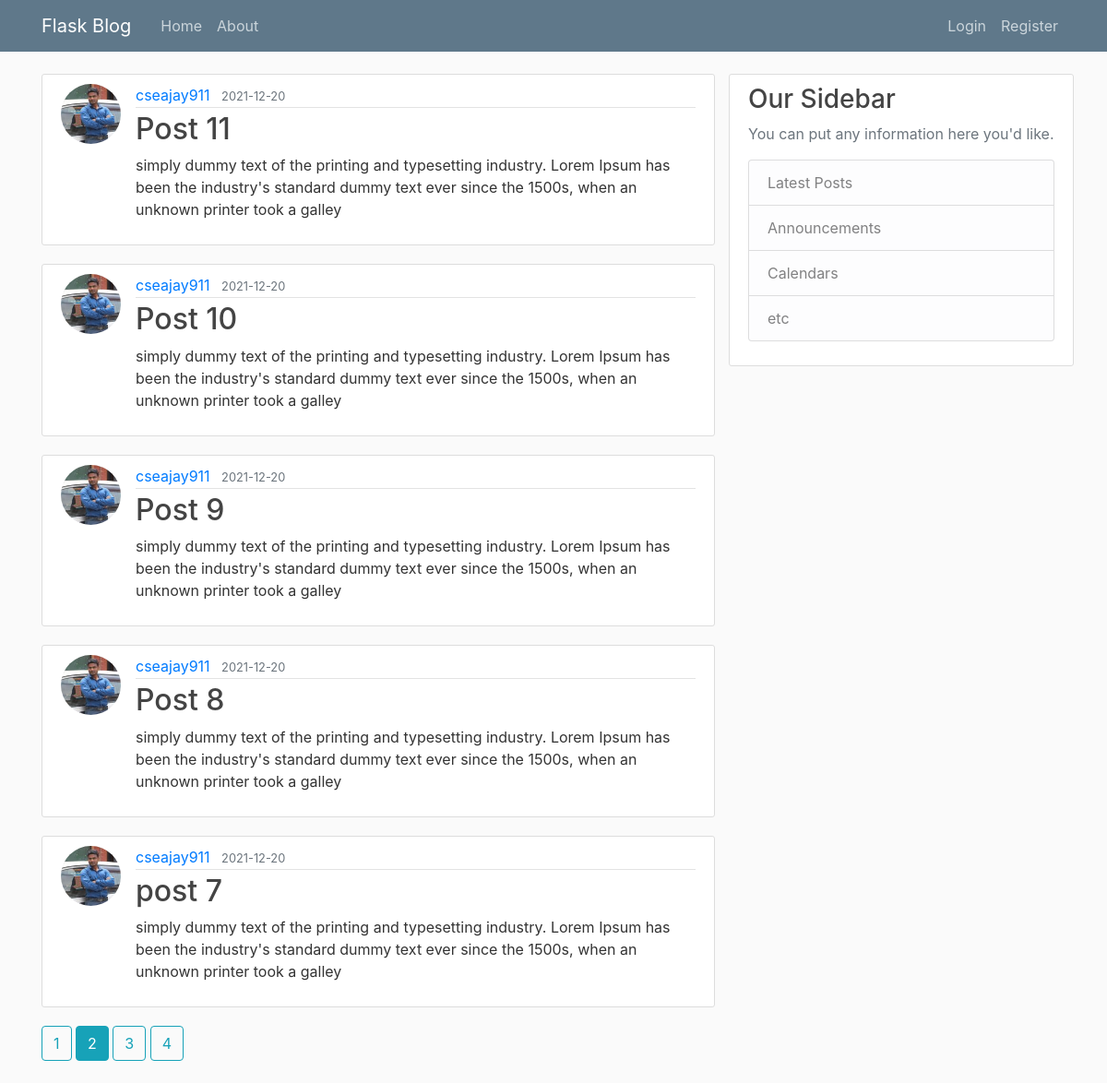
The page /home?page=2 on the database its author committed.
### flaskblog/models.py (models this page shows, shortened)
class Post(db.Model):
    id = db.Column(db.Integer, primary_key=True)
    title = db.Column(db.String(100), nullable=False)
    date_posted = db.Column(db.DateTime, nullable=False, default=datetime.now)
    content = db.Column(db.Text, nullable=False)
    user_id = db.Column(db.Integer, db.ForeignKey('user.id'), nullable=False)

class User(db.Model, UserMixin):
    id = db.Column(db.Integer, primary_key=True)
    username = db.Column(db.String(20), unique=True, nullable=False)
    email = db.Column(db.String(120), unique=True, nullable=False)
    image_file = db.Column(db.String(20), nullable=False, default='default.jpg')
    password = db.Column(db.String(60), nullable=False)
    posts = db.relationship('Post', backref='author', lazy=True)
    histories = db.relationship('AccountUpdateHistory', backref='author', lazy=True)

### flaskblog/main/routes.py (the view)
@main.route("/")
@main.route("/home")
def home():
    page = request.args.get('page', 1, type=int)
    posts = Post.query.order_by(Post.date_posted.desc()).paginate(page=page, per_page=5)
    return render_template('home.html', posts=posts)

### flaskblog/templates/home.html
{% extends "layout.html" %}
{% block content%}
    {% for post in posts.items %}
        <article class="media content-section">
              <img class="rounded-circle article-img" src=" {{ url_for('static', filename='profile_pics/' + post.author.image_file) }}" alt="">
              <div class="media-body">
                <div class="article-metadata">
                  <a class="mr-2" href="{{ url_for('users.user_posts', username=post.author.username) }}">{{ post.author.username }}</a>
                  <small class="text-muted">{{ post.date_posted.strftime('%Y-%m-%d') }}</small>
                </div>
                <h2><a class="article-title" href=" {{ url_for('posts.post', post_id=post.id) }}">{{ post.title }}</a></h2>
                <p class="article-content">{{ post.content }}</p>
              </div>
        </article>
    {% endfor %}
    {% for page_num in posts.iter_pages(left_edge=1, right_edge=1, left_current=1, right_current=2) %}
        {% if page_num %}
            {% if posts.page == page_num %}
                    <a class="btn btn-info mb-4" href=" {{ url_for('main.home', page=page_num) }}"> {{ page_num }}</a>
            {% else %}
                    <a class="btn btn-outline-info mb-4" href=" {{ url_for('main.home', page=page_num) }}"> {{ page_num }}</a>
            {% endif %}
        {% else %}
            ...
        {% endif %}
    {% endfor %}
{% endblock content %}

### flaskblog/static/main.css (style rules this page uses)
body { background: #fafafa; color: #333333; margin-top: 5rem; }
h1, h2, h3, h4, h5, h6 { color: #444444; }
.content-section { background: #ffffff; padding: 10px 20px; border: 1px solid #dddddd; border-radius: 3px; margin-bottom: 20px; }
.article-title { color: #444444; }
.article-content { white-space: pre-line; }
.article-img { height: 65px; width: 65px; margin-right: 16px; }
.article-metadata { padding-bottom: 1px; margin-bottom: 4px; border-bottom: 1px solid #e3e3e3 }

### rows shown on the page
Post: image_file (picture), author.username "cseajay911", date_posted "2021-12-20", title "Post 11", content "simply dummy text of the printing and typesetting industry. Lorem Ipsum has been the industry's standard dummy text ever since the 1500s, when an unknown printer took a galley"
Post: image_file (picture), author.username "cseajay911", date_posted "2021-12-20", title "Post 10", content "simply dummy text of the printing and typesetting industry. Lorem Ipsum has been the industry's standard dummy text ever since the 1500s, when an unknown printer took a galley"
Post: image_file (picture), author.username "cseajay911", date_posted "2021-12-20", title "Post 9", content "simply dummy text of the printing and typesetting industry. Lorem Ipsum has been the industry's standard dummy text ever since the 1500s, when an unknown printer took a galley"
Post: image_file (picture), author.username "cseajay911", date_posted "2021-12-20", title "Post 8", content "simply dummy text of the printing and typesetting industry. Lorem Ipsum has been the industry's standard dummy text ever since the 1500s, when an unknown printer took a galley"
Post: image_file (picture), author.username "cseajay911", date_posted "2021-12-20", title "post 7", content "simply dummy text of the printing and typesetting industry. Lorem Ipsum has been the industry's standard dummy text ever since the 1500s, when an unknown printer took a galley"

### other values the page prints
{{ page_num }} "1" "3" "4"
{{ page_num }} "2"
